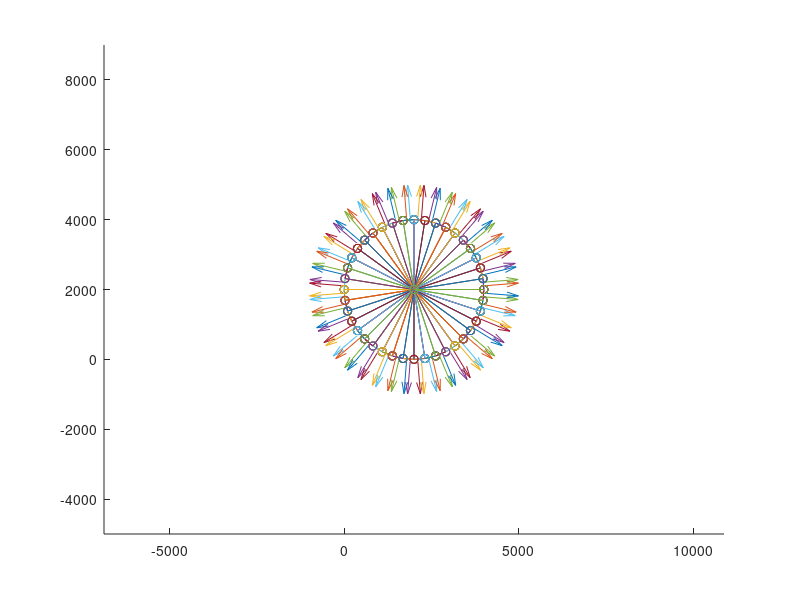

Recreate this plot in MATLAB. (Note: this script raises an error after producing the figure.)
function generateSTLcyl
addpath('../../../../../matlab');


R=2000;
H=6*R;

np=40;

theta=[0:np-1]/np*2*pi;
x=R*cos(theta)+R;
y=R*sin(theta)+R;

%facetID=1;
Facets={};

for k=1:np
    k1=rem(k,np)+1;
    
    v1=[x(k)  y(k) 0];
    v2=[x(k1) y(k1) 0];
    v3=[x(k)  y(k) H];
    Facets=addFacet(Facets,v1,v2,v3);
        
    v1=[x(k)  y(k) 0];
    v2=[R R 0];
    v3=[x(k1)  y(k1) 0];
    Facets=addFacet(Facets,v1,v2,v3);
    
    v1=[x(k1)  y(k1) H];
    v2=[x(k)  y(k) H];
    v3=[x(k1)  y(k1) 0];
    Facets=addFacet(Facets,v1,v2,v3);
    
    v1=[x(k1)  y(k1) H];
    v2=[R R H];
    v3=[x(k)  y(k) H];
    Facets=addFacet(Facets,v1,v2,v3);
    
    
end



plotFacets(Facets)

writeSTL(Facets,'cylinder_2k_12k')

function Facets=addFacet(Facets,v1,v2,v3)
%facetID=;
facetID=length(Facets)+1;

Facets{facetID}.v1=v1;
Facets{facetID}.v2=v2;
Facets{facetID}.v3=v3;
n=cross(v1-v3,v2-v1);
n=n/norm(n)
Facets{facetID}.normal=n;

function plotFacets(Facets)
figure(1)
clf
hold on
axis equal
for k=1:length(Facets)
v1=Facets{k}.v1;
v2=Facets{k}.v2;
v3=Facets{k}.v3;
n=Facets{k}.normal;
plot3([v1(1) v2(1) v3(1)],[v1(2) v2(2) v3(2)],[v1(3) v2(3) v3(3)],'-o')
quiver3((v1(1)+v2(1)+v3(1))/3,(v1(2)+v2(2)+v3(2))/3,(v1(3)+v2(3)+v3(3))/3,n(1),n(2),n(3),1000)
end
